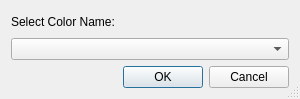
<?xml version="1.0" encoding="UTF-8"?>
<ui version="4.0">
 <class>ColorSelectionDialog</class>
 <widget class="QDialog" name="ColorSelectionDialog">
  <property name="geometry">
   <rect>
    <x>0</x>
    <y>0</y>
    <width>300</width>
    <height>99</height>
   </rect>
  </property>
  <property name="windowTitle">
   <string>Color String</string>
  </property>
  <property name="sizeGripEnabled">
   <bool>true</bool>
  </property>
  <layout class="QVBoxLayout" name="verticalLayout">
   <item>
    <widget class="QLabel" name="label">
     <property name="text">
      <string>Select Color Name:</string>
     </property>
    </widget>
   </item>
   <item>
    <widget class="QComboBox" name="colorComboBox">
     <property name="toolTip">
      <string>Select a color by name</string>
     </property>
    </widget>
   </item>
   <item>
    <widget class="QDialogButtonBox" name="buttonBox">
     <property name="orientation">
      <enum>Qt::Horizontal</enum>
     </property>
     <property name="standardButtons">
      <set>QDialogButtonBox::Cancel|QDialogButtonBox::Ok</set>
     </property>
    </widget>
   </item>
  </layout>
 </widget>
 <resources/>
 <connections>
  <connection>
   <sender>buttonBox</sender>
   <signal>accepted()</signal>
   <receiver>ColorSelectionDialog</receiver>
   <slot>accept()</slot>
   <hints>
    <hint type="sourcelabel">
     <x>248</x>
     <y>254</y>
    </hint>
    <hint type="destinationlabel">
     <x>157</x>
     <y>274</y>
    </hint>
   </hints>
  </connection>
  <connection>
   <sender>buttonBox</sender>
   <signal>rejected()</signal>
   <receiver>ColorSelectionDialog</receiver>
   <slot>reject()</slot>
   <hints>
    <hint type="sourcelabel">
     <x>316</x>
     <y>260</y>
    </hint>
    <hint type="destinationlabel">
     <x>286</x>
     <y>274</y>
    </hint>
   </hints>
  </connection>
 </connections>
</ui>
